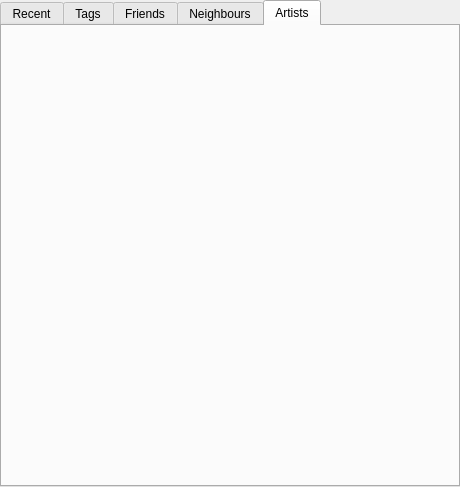
<?xml version="1.0" encoding="UTF-8"?>
<ui version="4.0">
 <class>StationPanelWidget</class>
 <widget class="QWidget" name="StationPanelWidget">
  <property name="geometry">
   <rect>
    <x>0</x>
    <y>0</y>
    <width>460</width>
    <height>487</height>
   </rect>
  </property>
  <property name="windowTitle">
   <string>Form</string>
  </property>
  <layout class="QHBoxLayout" name="horizontalLayout">
   <property name="spacing">
    <number>0</number>
   </property>
   <property name="margin">
    <number>0</number>
   </property>
   <item>
    <widget class="QTabWidget" name="stationTabWidget">
     <property name="currentIndex">
      <number>4</number>
     </property>
     <widget class="QWidget" name="recentTab">
      <attribute name="title">
       <string>Recent</string>
      </attribute>
      <layout class="QVBoxLayout" name="verticalLayout_7">
       <property name="spacing">
        <number>0</number>
       </property>
       <property name="margin">
        <number>0</number>
       </property>
       <item>
        <widget class="StationWidget" name="recentList" native="true"/>
       </item>
      </layout>
     </widget>
     <widget class="QWidget" name="tagsTab">
      <attribute name="title">
       <string>Tags</string>
      </attribute>
      <layout class="QVBoxLayout" name="verticalLayout_8">
       <property name="spacing">
        <number>0</number>
       </property>
       <property name="margin">
        <number>0</number>
       </property>
       <item>
        <widget class="StationWidget" name="tagsList" native="true"/>
       </item>
      </layout>
     </widget>
     <widget class="QWidget" name="friendsTab">
      <attribute name="title">
       <string>Friends</string>
      </attribute>
      <layout class="QVBoxLayout" name="verticalLayout" stretch="1,0">
       <property name="spacing">
        <number>0</number>
       </property>
       <property name="margin">
        <number>0</number>
       </property>
       <item>
        <widget class="StationWidget" name="friendsList" native="true"/>
       </item>
       <item>
        <layout class="QHBoxLayout" name="horizontalLayout_2">
         <item>
          <widget class="QLineEdit" name="friendsFilter"/>
         </item>
         <item>
          <widget class="QPushButton" name="friendsSort">
           <property name="text">
            <string>sort</string>
           </property>
          </widget>
         </item>
        </layout>
       </item>
      </layout>
     </widget>
     <widget class="QWidget" name="nieghboursTab">
      <attribute name="title">
       <string>Neighbours</string>
      </attribute>
      <layout class="QVBoxLayout" name="verticalLayout_9">
       <property name="spacing">
        <number>0</number>
       </property>
       <property name="margin">
        <number>0</number>
       </property>
       <item>
        <widget class="StationWidget" name="neighboursList" native="true"/>
       </item>
      </layout>
     </widget>
     <widget class="QWidget" name="artistTab">
      <attribute name="title">
       <string>Artists</string>
      </attribute>
      <layout class="QVBoxLayout" name="verticalLayout_10">
       <property name="spacing">
        <number>0</number>
       </property>
       <property name="margin">
        <number>0</number>
       </property>
       <item>
        <widget class="StationWidget" name="artistsList" native="true"/>
       </item>
      </layout>
     </widget>
    </widget>
   </item>
  </layout>
 </widget>
 <customwidgets>
  <customwidget>
   <class>StationWidget</class>
   <extends>QWidget</extends>
   <header>../widgets/StationWidget.h</header>
   <container>1</container>
  </customwidget>
 </customwidgets>
 <resources/>
 <connections/>
</ui>
